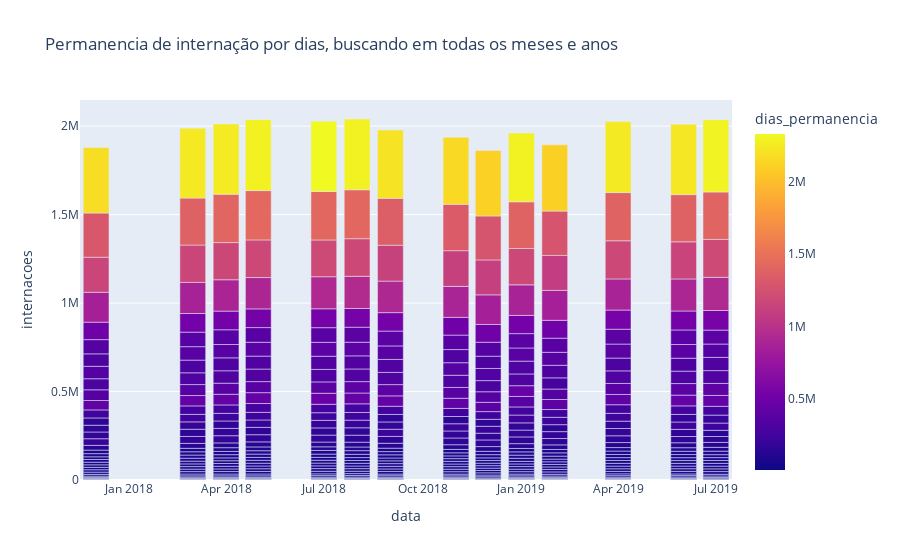

Here is the notebook cell this chart was saved with:
### Code cell
px.bar(df_permanencia_internacao, y='internacoes', x='data', color='dias_permanencia', hover_name='dias_permanencia', title='Permanencia de internação por dias, buscando em todas os meses e anos')

### Figure 1 — Plotly figure (JSON) as saved in the notebook; plotly's stock layout.template omitted (floating-point values rounded to 4 significant figures; data arrays with more than 128 entries replaced by an {"elided": "..."} marker saying what was removed)
{"data": [{"alignmentgroup": "True", "hovertemplate": "<b>%{hovertext}</b><br><br>data=%{x}<br>internacoes=%{y}<br>dias_permanencia=%{marker.color}<extra></extra>", "hovertext": {"elided": "446 int values"}, "legendgroup": "", "marker": {"color": {"elided": "446 int values"}, "coloraxis": "coloraxis", "pattern": {"shape": ""}}, "name": "", "offsetgroup": "", "orientation": "v", "showlegend": false, "textposition": "auto", "type": "bar", "x": {"elided": "446 str values"}, "xaxis": "x", "y": {"elided": "446 int values"}, "yaxis": "y"}], "layout": {"barmode": "relative", "coloraxis": {"colorbar": {"title": {"text": "dias_permanencia"}}, "colorscale": [[0, "#0d0887"], [0.1111, "#46039f"], [0.2222, "#7201a8"], [0.3333, "#9c179e"], [0.4444, "#bd3786"], [0.5556, "#d8576b"], [0.6667, "#ed7953"], [0.7778, "#fb9f3a"], [0.8889, "#fdca26"], [1, "#f0f921"]]}, "legend": {"tracegroupgap": 0}, "title": {"text": "Permanencia de internação por dias, buscando em todas os meses e anos"}, "xaxis": {"anchor": "y", "domain": [0, 1], "title": {"text": "data"}}, "yaxis": {"anchor": "x", "domain": [0, 1], "title": {"text": "internacoes"}}}}
